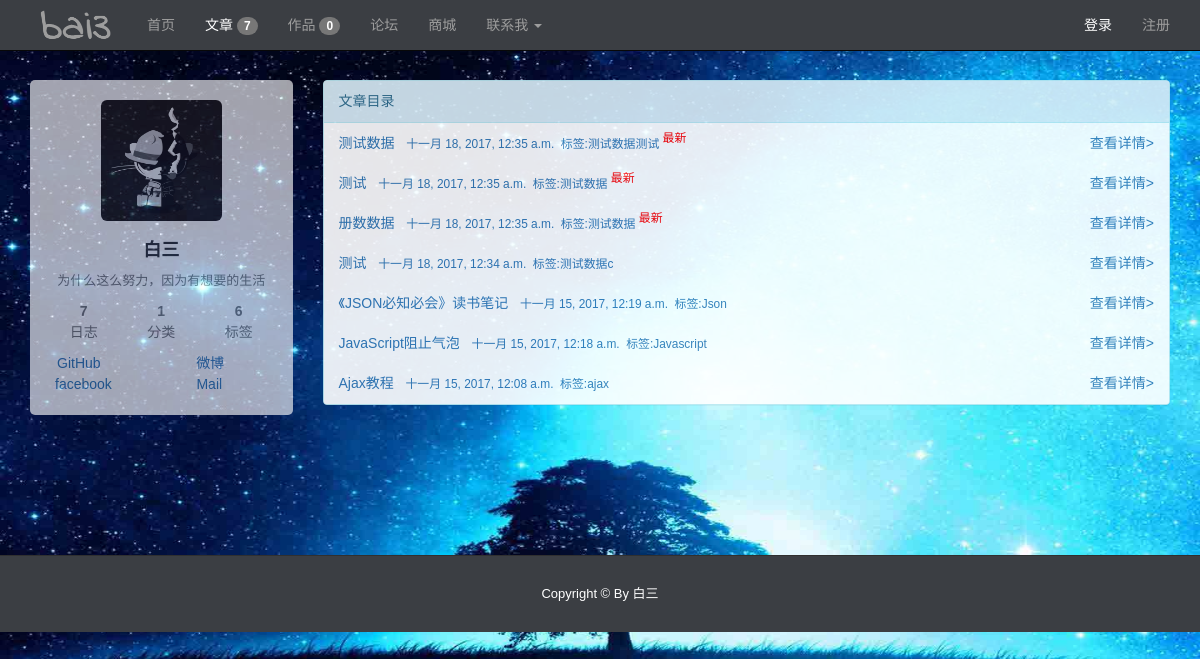
Before: /articlesList with the older database file.
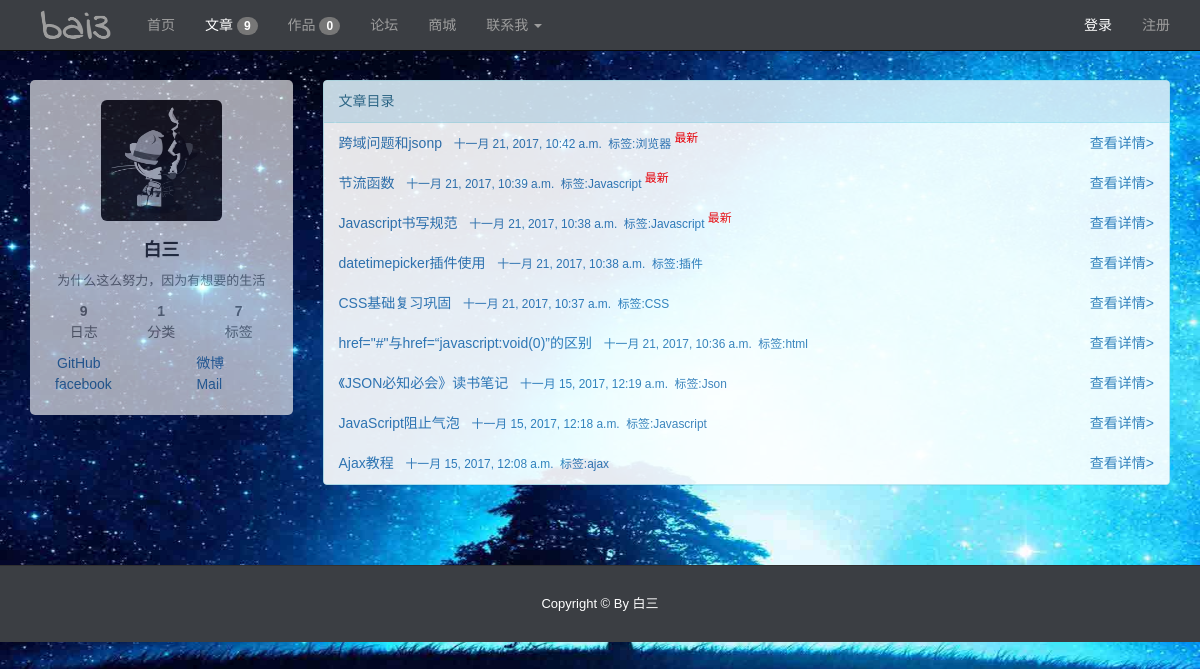
After: the same page with the newer database file.
### index/models.py (models this page shows, shortened)
class Article(models.Model):
    title = models.CharField(max_length=100, verbose_name="文章标题")
    type = models.CharField(max_length=20, default='note', verbose_name="文章类别")
    tag = models.CharField(max_length=100, verbose_name="文章标签")
    pub_time = models.DateTimeField(default=timezone.now, verbose_name="文章创建时间")
    body = models.TextField(verbose_name="文章内容")
    class Meta:
        ordering = ('-pub_time',)

### index/views.py (the view)
# urls.py: url(r'^articlesList$', allarticles),
def allarticles(request):
    total = common()
    tempalte = get_template('index/articlesList.html')
    articles = Article.objects.all()
    paginator = Paginator(articles, 10)
    page = request.GET.get('page')
    light = 2
    try:
        articles = paginator.page(page)
    except PageNotAnInteger:
        articles = paginator.page(1)
    except EmptyPage:
        articles = paginator.page(paginator.num_pages)
    html = tempalte.render(locals())
    return HttpResponse(html)

### index/views.py (called while the page is built)
def common():
    work_total = Work.objects.count()
    amount = Article.objects.count()
    tag_amount = Article.objects.values('tag').distinct().count()
    type_amount = Article.objects.values('type').distinct().count()
    return work_total, amount, tag_amount, type_amount

### index/templates/index/articlesList.html (shortened to what this page needs)
{% extends 'index/base.html' %}
{%  block content %}
    {% block aside %}{% include 'index/aside.html' %}{% endblock %}
    {% block main %}
        <main  class="col-md-9" >
            <div class="panel panel-info">
                <div class="panel-heading">文章目录</div>
                <ul class="list-group">
                    {% for article in articles %}
                    <li class="list-group-item" style="border: none">
                        <div class="row">
                            <div class="col-md-10">
                                <a href="/article/{{ article.id }}" style="text-decoration: none">
                                    {{ article.title }}&nbsp;&nbsp;
                                    <small>
                                        {{ article.pub_time }}&nbsp;
                                        标签:{{ article.tag }}
                                    </small>
                                    {% if forloop.counter < 4 %}
                                        <sup class="small" style="color: red">
                                        最新
                                        </sup>
                                    {% endif %}
                                </a>
                            </div>
                            <div class="col-md-2 text-right">
                                <a  style="text-decoration: none" href="/article/{{ article.id }}">查看详情></a>
                            </div>
                        </div>
                    </li>
                    {% endfor %}
                </ul>
            </div>
        </main>
    {% endblock %}
{% endblock %}

Changed rows visible on the page:
removed Article: title "测试数据", pub_time "十一月 18, 2017, 12:35 a.m.", tag "测试数据测试", shows "最新"
removed Article: title "测试", pub_time "十一月 18, 2017, 12:35 a.m.", tag "测试数据", shows "最新"
removed Article: title "册数数据", pub_time "十一月 18, 2017, 12:35 a.m.", tag "测试数据", shows "最新"
removed Article: title "测试", pub_time "十一月 18, 2017, 12:34 a.m.", tag "测试数据c"
added Article: title "跨域问题和jsonp", pub_time "十一月 21, 2017, 10:42 a.m.", tag "浏览器", shows "最新"
added Article: title "节流函数", pub_time "十一月 21, 2017, 10:39 a.m.", tag "Javascript", shows "最新"
added Article: title "Javascript书写规范", pub_time "十一月 21, 2017, 10:38 a.m.", tag "Javascript", shows "最新"
added Article: title "datetimepicker插件使用", pub_time "十一月 21, 2017, 10:38 a.m.", tag "插件"
added Article: title "CSS基础复习巩固", pub_time "十一月 21, 2017, 10:37 a.m.", tag "CSS"
added Article: title "href=\"#\"与href=“javascript:void(0)”的区别", pub_time "十一月 21, 2017, 10:36 a.m.", tag "html"
Other visible differences:
{{ total.1 }}: "7" → "9"
{{ total.2 }}: "6" → "7"
